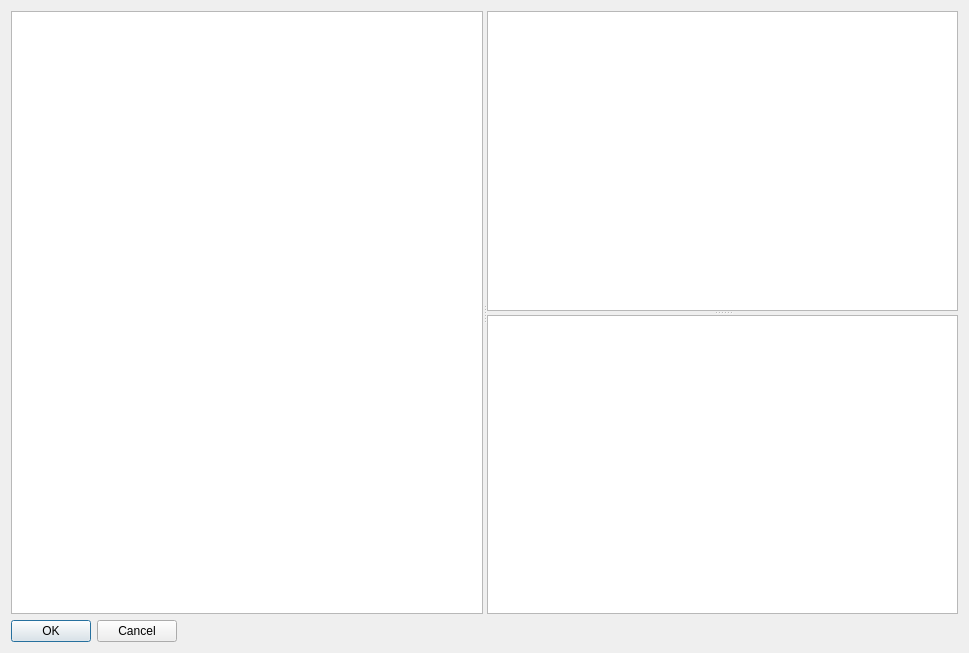
<?xml version="1.0" encoding="UTF-8"?>
<ui version="4.0">
 <class>CSetScadaAlarmDialog</class>
 <widget class="QDialog" name="CSetScadaAlarmDialog">
  <property name="geometry">
   <rect>
    <x>0</x>
    <y>0</y>
    <width>969</width>
    <height>653</height>
   </rect>
  </property>
  <property name="windowTitle">
   <string>CSetScadaAlarmDialog</string>
  </property>
  <layout class="QGridLayout" name="gridLayout">
   <item row="0" column="0">
    <widget class="QSplitter" name="splitter_2">
     <property name="orientation">
      <enum>Qt::Horizontal</enum>
     </property>
     <widget class="QTreeView" name="treeView"/>
     <widget class="QSplitter" name="splitter">
      <property name="orientation">
       <enum>Qt::Vertical</enum>
      </property>
      <widget class="QTableWidget" name="m_pTableAI"/>
      <widget class="QTableWidget" name="m_pTableAIOfflimit"/>
     </widget>
    </widget>
   </item>
   <item row="1" column="0">
    <layout class="QHBoxLayout" name="pHLaylout">
     <item>
      <widget class="QPushButton" name="pOK">
       <property name="text">
        <string>OK</string>
       </property>
      </widget>
     </item>
     <item>
      <widget class="QPushButton" name="pCancel">
       <property name="text">
        <string>Cancel</string>
       </property>
      </widget>
     </item>
     <item>
      <spacer name="horizontalSpacer">
       <property name="orientation">
        <enum>Qt::Horizontal</enum>
       </property>
       <property name="sizeHint" stdset="0">
        <size>
         <width>40</width>
         <height>20</height>
        </size>
       </property>
      </spacer>
     </item>
    </layout>
   </item>
  </layout>
 </widget>
 <layoutdefault spacing="6" margin="11"/>
 <resources/>
 <connections/>
</ui>
